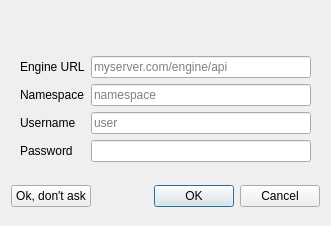
<?xml version="1.0" encoding="UTF-8"?>
<ui version="4.0">
 <class>gams::studio::engine::EngineStartDialog</class>
 <widget class="QDialog" name="gams::studio::engine::EngineStartDialog">
  <property name="windowModality">
   <enum>Qt::ApplicationModal</enum>
  </property>
  <property name="geometry">
   <rect>
    <x>0</x>
    <y>0</y>
    <width>331</width>
    <height>226</height>
   </rect>
  </property>
  <property name="sizePolicy">
   <sizepolicy hsizetype="Fixed" vsizetype="Fixed">
    <horstretch>0</horstretch>
    <verstretch>0</verstretch>
   </sizepolicy>
  </property>
  <property name="windowTitle">
   <string>Submit Job</string>
  </property>
  <layout class="QVBoxLayout" name="verticalLayout">
   <item>
    <widget class="QWidget" name="widget_2" native="true">
     <property name="minimumSize">
      <size>
       <width>20</width>
       <height>0</height>
      </size>
     </property>
     <layout class="QHBoxLayout" name="horizontalLayout" stretch="1,0,1">
      <property name="spacing">
       <number>0</number>
      </property>
      <property name="leftMargin">
       <number>0</number>
      </property>
      <property name="topMargin">
       <number>0</number>
      </property>
      <property name="rightMargin">
       <number>0</number>
      </property>
      <property name="bottomMargin">
       <number>0</number>
      </property>
      <item>
       <spacer name="horizontalSpacer">
        <property name="orientation">
         <enum>Qt::Horizontal</enum>
        </property>
        <property name="sizeHint" stdset="0">
         <size>
          <width>176</width>
          <height>20</height>
         </size>
        </property>
       </spacer>
      </item>
      <item>
       <widget class="QLabel" name="label">
        <property name="text">
         <string/>
        </property>
        <property name="pixmap">
         <pixmap resource="../../icons/icons.qrc">:/img/engine</pixmap>
        </property>
       </widget>
      </item>
      <item>
       <spacer name="horizontalSpacer_2">
        <property name="orientation">
         <enum>Qt::Horizontal</enum>
        </property>
        <property name="sizeHint" stdset="0">
         <size>
          <width>40</width>
          <height>20</height>
         </size>
        </property>
       </spacer>
      </item>
     </layout>
    </widget>
   </item>
   <item>
    <widget class="QWidget" name="widget" native="true">
     <layout class="QFormLayout" name="formLayout">
      <property name="topMargin">
       <number>0</number>
      </property>
      <item row="1" column="0">
       <widget class="QLabel" name="laUrl">
        <property name="text">
         <string>Engine URL</string>
        </property>
       </widget>
      </item>
      <item row="1" column="1">
       <widget class="QLineEdit" name="edUrl">
        <property name="toolTip">
         <string/>
        </property>
        <property name="placeholderText">
         <string>myserver.com/engine/api</string>
        </property>
       </widget>
      </item>
      <item row="2" column="0">
       <widget class="QLabel" name="laNamespace">
        <property name="text">
         <string>Namespace</string>
        </property>
       </widget>
      </item>
      <item row="2" column="1">
       <widget class="QLineEdit" name="edNamespace">
        <property name="placeholderText">
         <string>namespace</string>
        </property>
       </widget>
      </item>
      <item row="3" column="0">
       <widget class="QLabel" name="laUser">
        <property name="text">
         <string>Username</string>
        </property>
       </widget>
      </item>
      <item row="3" column="1">
       <widget class="QLineEdit" name="edUser">
        <property name="placeholderText">
         <string>user</string>
        </property>
       </widget>
      </item>
      <item row="4" column="0">
       <widget class="QLabel" name="laPassword">
        <property name="text">
         <string>Password</string>
        </property>
       </widget>
      </item>
      <item row="4" column="1">
       <widget class="QLineEdit" name="edPassword">
        <property name="echoMode">
         <enum>QLineEdit::Password</enum>
        </property>
       </widget>
      </item>
     </layout>
    </widget>
   </item>
   <item>
    <widget class="QWidget" name="widget_3" native="true">
     <layout class="QHBoxLayout" name="horizontalLayout_2">
      <property name="leftMargin">
       <number>0</number>
      </property>
      <property name="topMargin">
       <number>0</number>
      </property>
      <property name="rightMargin">
       <number>0</number>
      </property>
      <property name="bottomMargin">
       <number>0</number>
      </property>
      <item>
       <widget class="QPushButton" name="bAlways">
        <property name="toolTip">
         <string>&lt;html style=&quot;white-space: nowrap;&quot;&gt;&lt;head/&gt;&lt;body&gt;&lt;p&gt;Use this credentials for the current Studio session&lt;/p&gt;&lt;p&gt;(To show this dialog, Studio needs to be restarted)&lt;/p&gt;&lt;/body&gt;&lt;/html&gt;</string>
        </property>
        <property name="text">
         <string>Ok, don't ask</string>
        </property>
       </widget>
      </item>
      <item>
       <widget class="QDialogButtonBox" name="buttonBox">
        <property name="orientation">
         <enum>Qt::Horizontal</enum>
        </property>
        <property name="standardButtons">
         <set>QDialogButtonBox::Cancel|QDialogButtonBox::Ok</set>
        </property>
       </widget>
      </item>
     </layout>
    </widget>
   </item>
  </layout>
 </widget>
 <resources>
  <include location="../../icons/icons.qrc"/>
 </resources>
 <connections/>
</ui>
